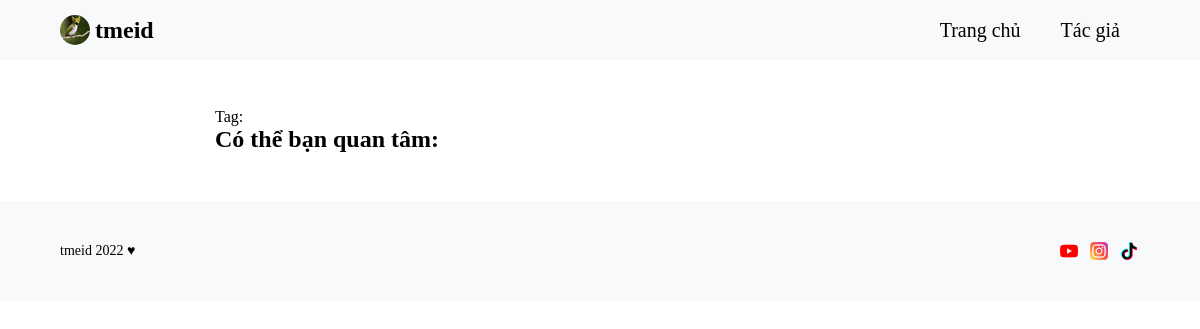
The app's page /article/dddd.html, older data.
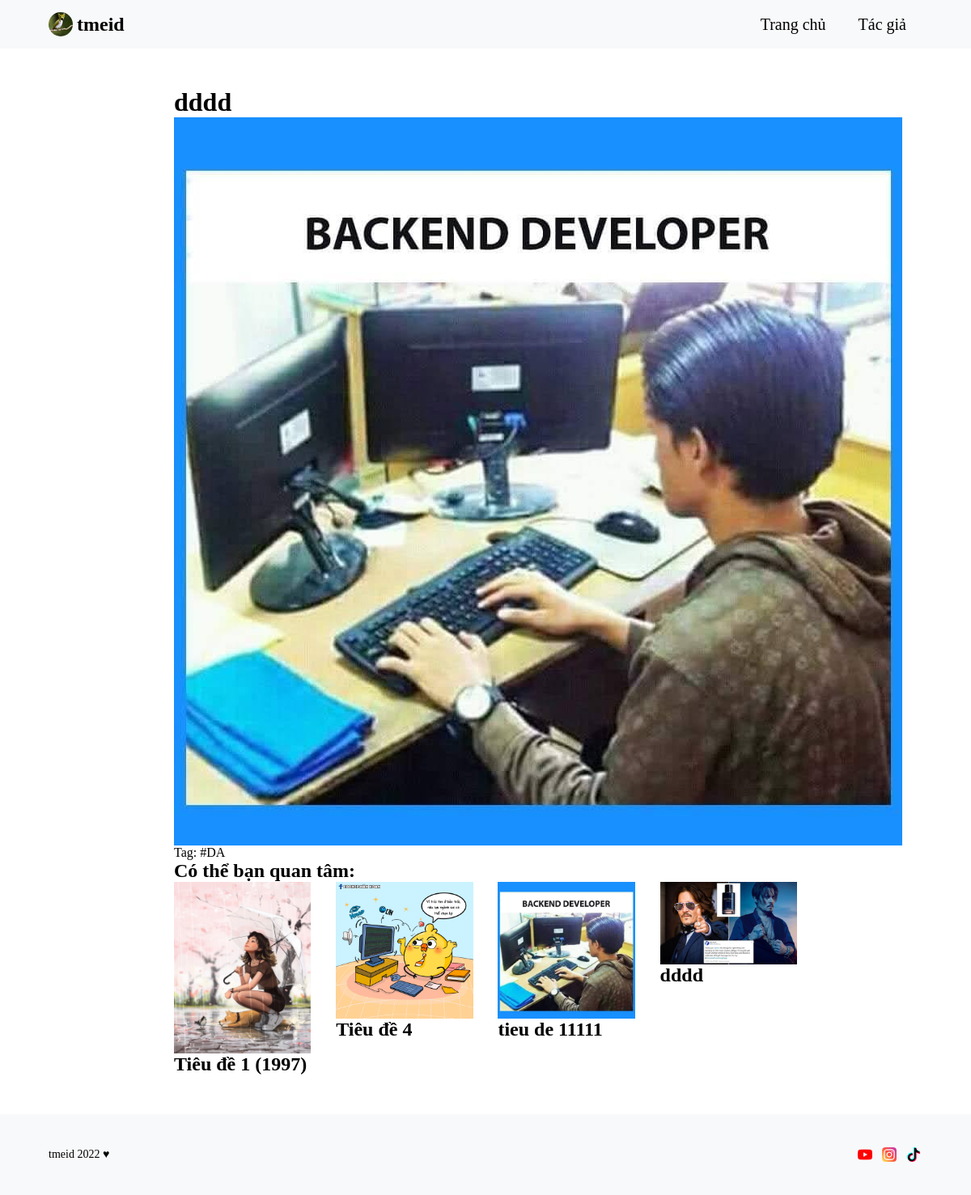
The same page, newer data.
### tables this page shows
CREATE TABLE `post` (
  `id` int(11) NOT NULL,
  `title` varchar(255) NOT NULL,
  `description` text NOT NULL,
  `slug` varchar(255) NOT NULL,
  `content` text NOT NULL,
  `img` varchar(255) NOT NULL,
  `published` tinyint(4) NOT NULL,
  `author_id` int(11) DEFAULT NULL,
  `category_id` int(11) DEFAULT NULL,
  `created_at` timestamp NOT NULL DEFAULT current_timestamp()
);

CREATE TABLE `tag` (
  `id` int(11) NOT NULL,
  `tag_name` varchar(100) NOT NULL,
  `created_at` timestamp NOT NULL DEFAULT current_timestamp()
);

### app/database/db.php (called while the page is built, shortened)
<?php
include 'connect.php';
function executeQuery($sql, $data){
    global $connect;
    $values = array_values($data);
    $types = str_repeat('s', count($values));
    $stm = $connect->prepare($sql);
    $stm->bind_param($types, ...$values);
    $stm->execute();
    return $stm;
}
function selectAll($table, $condition = [], $limit = 0, $except = 0){
    global $connect;
    $sql = "SELECT * FROM $table";
    if(empty($condition)){
        $stm = $connect->prepare($sql);
        $stm->execute();
        $records = $stm->get_result()->fetch_all(MYSQLI_ASSOC);
    }else{
        $i = 0;
        foreach($condition as $key => $value){
            if($i === 0){
                $sql = $sql . " WHERE $key = ?";
            }else{
                $sql = $sql . " AND $key = ?";
            }
            $i++;
        }
        if($limit > 0){
            $sql = $sql ." LIMIT ?";
            $condition['limit'] = $limit;
        }
        $stm = executeQuery($sql, $condition);
        $records = $stm->get_result()->fetch_all(MYSQLI_ASSOC);
    }
    return $records;
}
function selectOne($table, $data){
    $sql = "SELECT * FROM $table";
    $i = 0;
    foreach($data as $key => $value){
        if($i === 0){
            $sql = $sql . " WHERE $key = ?";
        }else{
            $sql = $sql . " AND $key = ?";
        }
        $i++;
    }
    $sql = $sql . " LIMIT 1";
    $stm = executeQuery($sql, $data);
    $record = $stm->get_result()->fetch_assoc();
    return $record;
}
function joinTables($table1, $table2, $table3, $id1, $id2a, $id2b, $id3, $key, $id){
    $sql = "SELECT $table3.$key
            FROM $table1
            JOIN $table2
                ON $table1.$id1 = $table2.$id2a
            JOIN $table3
                ON $table2.$id2b = $table3.$id3
            WHERE $table1.$id1 = ?";
    $stm = executeQuery($sql, ['id' => $id]);
    $records =  $stm->get_result()->fetch_all(MYSQLI_ASSOC);
    return $records;
}

### app/controllers/post.php (called while the page is built)
<?php
require_once ROOT_PATH .'/app/database/db.php';
$post = selectOne('post', ['slug' => $_GET['id']]);
$post_id = $post['id'];
$category_id = $post['category_id'];
$tags_name = joinTables('post', 'post_tag', 'tag', 'id', 'post_id', 'tag_id', 'id', 'tag_name', $post_id);
$posts_same_category = selectAll('post', ['category_id' => $category_id], 4);

### dashboard/posts/post.php (the view, shortened to what this page needs)
<?php
    require '../../app/controllers/post.php';
?>
<!DOCTYPE html>
<html lang="vi">
<head>
    <link rel="stylesheet" href="../../assets/css/style.css">
    <link rel="stylesheet" href="../../assets/css/login.css" type="text/css">
</head>
<body>
    <header>
        <div class="container">
            <nav>
                <h1><a href="../../index.html"><img src="../../assets/imgs/tmeid-logo.jpg" alt="tmeid-logo">tmeid</a></h1>
                <ul>
                    <li><a href="../../index.html">Trang chủ</a></li>
                    <li><a href="../../about-me.html">Tác giả</a></li>
                </ul>
            </nav>
        </div>
    </header>
    <main>
        <section class="container-article">
            <article class="post">
                <h1><?php echo($post['title']) ?></h1>
                <div><?php echo($post['content']) ?></div>
                <div class="tags">
                    Tag:
                        <?php foreach($tags_name as $tag_name): ?>
                            <a href="#"><?php echo '#' .$tag_name['tag_name']; ?></a>
                        <?php endforeach; ?>
                </div>
                <div class="relevant-post">
                    <h3>Có thể bạn quan tâm: </h3>
                    <ul>
                        <?php foreach($posts_same_category as $post): ?>
                            <li>
                                <a href="<?php echo '../../article/' .$post['slug'] .'.html' ?>"><img src="<?php echo '../../assets/imgs/' .$post['img'] ?>" alt="<?php echo $post['title'] ?>"></a>
                                <h3><a href="<?php $post['img'] ?>">
                                        <?php echo $post['title'] ?>
                                    </a>
                                </h3>
                            </li>
                        <?php endforeach; ?>
                    </ul>
                </div>
            </article>
        </section>
    </main>
</body>

Row changes from the older to the newer data that the page shows:
added post: title "dddd", content (picture), img (picture)
now on this page (row unchanged): tag: tag_name "DA"
now on this page (row edited): post: img (picture), title "Tiêu đề 1 (1997)"
added post: img (picture), title "Tiêu đề 4"
added post: img (picture), title "tieu de 11111"
